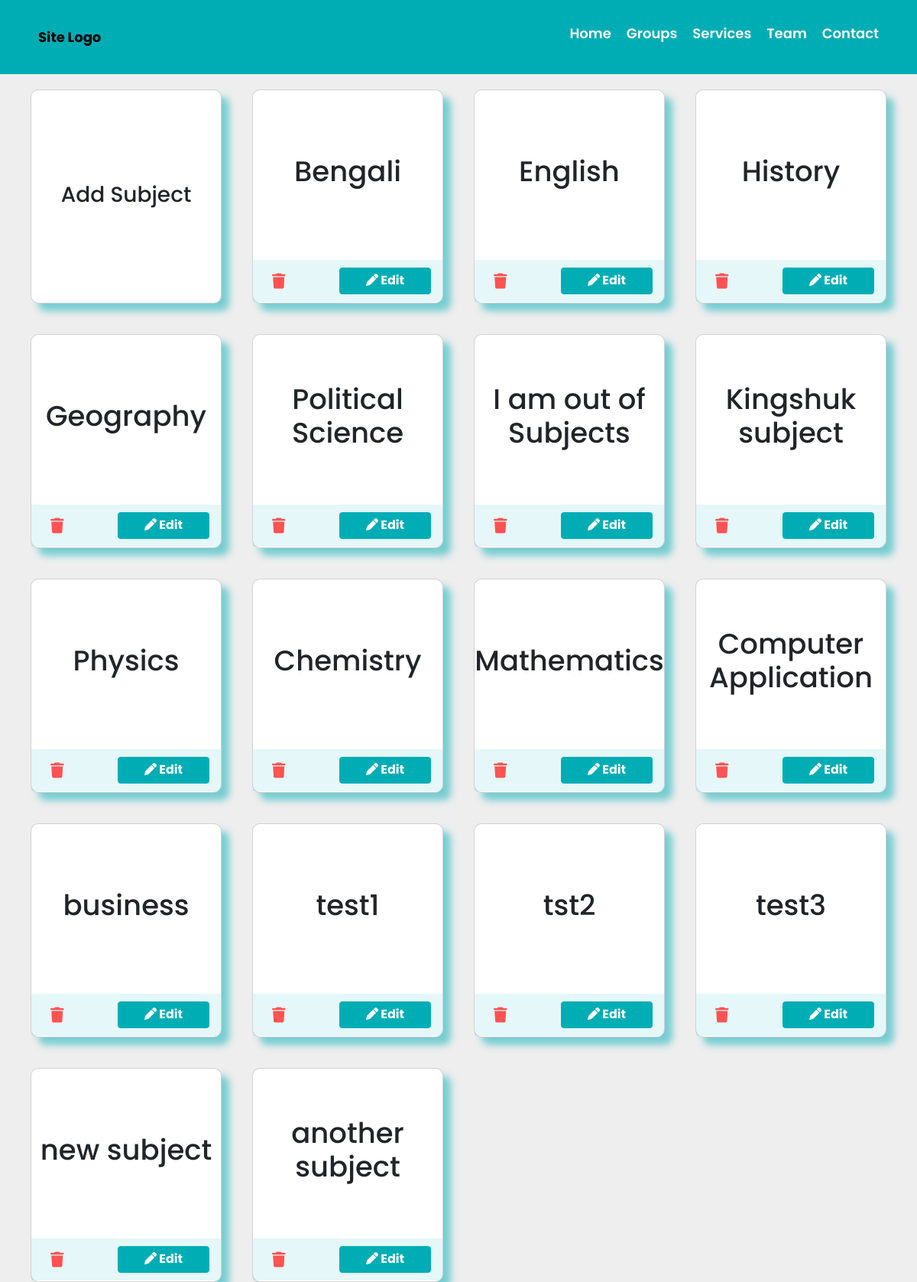
Screenshot of /subjectAdd.php (signed in) with the database file from the repository.
### tables this page shows
CREATE TABLE `subject_master` (
  `sub_Id` int(11) NOT NULL,
  `sub_Name` varchar(255) NOT NULL,
  `active` char(1) NOT NULL DEFAULT 'Y'
);

### subjectAdd.php (the view, shortened to what this page needs)
<?php
include("connection/connection.php");
$query = "SELECT * FROM `subject_master`ORDER BY 'sub_Id' ";
$result = mysqli_query($connection, $query);
include("nav.php");
?>
<div class="mainDiv">
    <div class="cardHolder">
        <div class="card" id="addSubject">
            <div class="card-body addCard">
                <h5 class="card-title1">Add Subject</h5>
            </div>
        </div>
        <?php
        while ($rowarr = mysqli_fetch_array($result)) {
            ?>
            <div class="card">
                <div class="card-body">
                    <div class="card-title">
                        <h5 class="subjectName">
                            <?php echo $rowarr['sub_Name']; ?>
                        </h5>
                    </div>
                    <div class="buttonPart">
                        <div class="deleteBtnSubj"><i class="fa-solid fa-trash"></i></div>
                        <a href="subjectAdd.php?editSubject=true&groupId=<?php echo $groupId; ?>&subjectId=<?php echo $rowarr['sub_Id']; ?>"
                            class="btn btn-primary editSubjBtn" id="" subjectId=""><i class="fa-solid fa-pen"></i> Edit
                        </a>
                    </div>
                </div>
            </div>
            <?php
        }
        ?>
    </div>
</div>
    <?php
include("footer.php");
?>

### header.php (shortened to what this page needs)
<!DOCTYPE html>
<html>
<head>
    <link href="https://cdn.jsdelivr.net/npm/bootstrap@5.3.0-alpha2/dist/css/bootstrap.min.css" rel="stylesheet"
>
    <link rel="stylesheet" href="https://cdnjs.cloudflare.com/ajax/libs/font-awesome/6.4.0/css/all.css"
 />
    <link rel="stylesheet" href="https://cdnjs.cloudflare.com/ajax/libs/font-awesome/6.0.0-beta3/css/all.min.css" />
    <link rel="stylesheet" href="css/style.css">
</head>
<body>

### nav.php (shortened to what this page needs)
<?php
include("header.php");
?>
<header>
    <nav>
        <a href="#home" id="logo">Site Logo</a>
        <ul id="nav-bar">
            <li>
                <a href="#home">Home</a>
            </li>
            <li>
                <a href="group_add.php">Groups</a>
            </li>
            <li>
                <a href="#services">Services</a>
            </li>
            <li>
                <a href="#team">Team</a>
            </li>
            <li>
                <a href="#contact">Contact</a>
            </li>
        </ul>
    </nav>
</header>

### footer.php (shortened to what this page needs)
</body>
</html>

### css/style.css (style rules this page uses)
* { margin: 0; padding: 0; box-sizing: border-box; }
html { font-family: poppins; --bgcolor: #EEEEEE; --fontcolor: #393E46; --accentColor: #00ADB5; --font-size: 62.5%; }
body { background-color: #EEEEEE; }
.mainDiv { height: 100vh; width: 100%; position: relative; display: flex; align-items: center; justify-content: center; z-index: 0; font-size: 100%; }
.cardHolder { position: relative; height: 95%; width: 95%; display: grid; justify-content: center; gap: 4rem 4rem; grid-template-columns: repeat(auto-fill, 25rem); }
.card-title1 { font-size: 2.8rem; }
.card { height: 28rem; width: 25rem; transition: 0.5s; border-radius: 1rem; box-shadow: 1rem 1rem 1rem rgba(0, 173, 181, 0.5); }
.addCard { display: flex; justify-content: center; align-items: center; text-align: center; cursor: pointer; font-size: 5rem; flex-direction: column; }
.deleteBtnSubj { font-size: 2rem; margin-left: 1rem; cursor: pointer; color: #ff5252; transition: .4s; }
.card-title { height: 78%; width: 100%; display: flex; justify-content: center; align-items: center; flex-direction: column; text-align: center; box-sizing: border-box; font-size: 8rem; }
.buttonPart { background-color: rgba(0, 173, 181, 0.1); height: 20%; width: 100%; display: flex; justify-content: space-between; align-items: center; flex-direction: row; box-sizing: border-box; padding-inline: 1.5rem; }
.btn { height: 3.5rem; width: 12rem; font-size: 1.6rem; font-weight: bold; background-color: var(--accentColor); border: .1rem solid var(--accentColor); }
.card-body { padding: 0; }
.groupName, .subjectName { font-size: 3.7rem; pointer-events: none; }
* { box-sizing: border-box; margin: 0; padding: 0; font-family: poppins; }
* { padding: 0; margin: 0; box-sizing: border-box; z-index: 1; }
html { font-size: 62.5%; }
header { position: sticky; width: 100%; background-color: #00adb5; padding: 3rem 5rem; }
nav { display: flex; justify-content: space-between; align-items: center; }
nav ul { list-style: none; display: flex; gap: 2rem; }
nav a { font-size: 1.8rem; text-decoration: none; }
nav a#logo { color: #000000; font-weight: 700; }
nav ul a { color: #ffffff; font-weight: 600; }
html { font-family: poppins; }
body { font-size: 1.2rem; background: #EEEEEE; }

### rows the page displays
subject_master: sub_Name "Bengali"
subject_master: sub_Name "English"
subject_master: sub_Name "History"
subject_master: sub_Name "Geography"
subject_master: sub_Name "Political Science"
subject_master: sub_Name "I am out of Subjects"
subject_master: sub_Name "Kingshuk subject"
subject_master: sub_Name "Physics"
subject_master: sub_Name "Chemistry"
subject_master: sub_Name "Mathematics"
subject_master: sub_Name "Computer Application"
subject_master: sub_Name "business"
subject_master: sub_Name "test1"
subject_master: sub_Name "tst2"
subject_master: sub_Name "test3"
subject_master: sub_Name "new subject"
subject_master: sub_Name "another subject"
